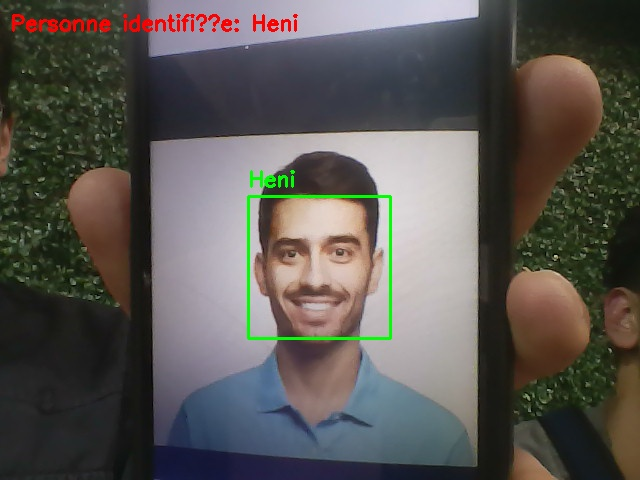
#> input picture dataset/connu/Hassen.jpg, 640 x 480 px; its folder holds only this picture in this run
$ python features.py
#> lines starting #> are read from the running program, lines starting #| are printed output that depends on the picture
#> in process_known_faces, image is the input picture: shape (480, 640, 3); mean B, G, R 82.5, 86.6, 89.9
"""
Module d'extraction de caractéristiques faciales avec OpenCV

Ce module fournit des fonctions pour extraire, comparer et stocker les caractéristiques
faciales en utilisant OpenCV comme solution alternative à face_recognition.
"""

import cv2
import numpy as np
import os
import pickle

def extract_features_opencv(image):
    """
    Extrait les caractéristiques faciales d'une image en utilisant OpenCV.

    Args:
        image: Image au format OpenCV (BGR)

    Returns:
        Un vecteur de caractéristiques ou None si aucun visage n'est détecté
    """
    # Convertir en niveaux de gris
    gray = cv2.cvtColor(image, cv2.COLOR_BGR2GRAY)
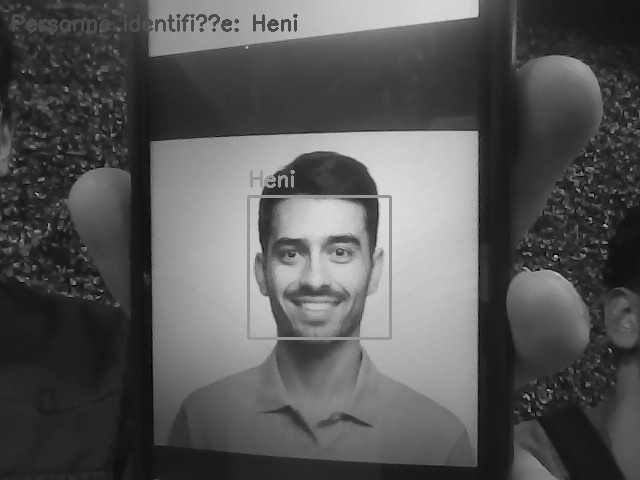
#> gray: shape (480, 640); min 1, max 221, mean 87.1

    # Utiliser le détecteur de visage Haar Cascade
    face_cascade = cv2.CascadeClassifier(cv2.data.haarcascades + 'haarcascade_frontalface_default.xml')
    faces = face_cascade.detectMultiScale(gray, 1.3, 5)
#> faces = [[247, 195, 144, 144]]

    # Si aucun visage n'est détecté, retourner None
    if len(faces) == 0:
        return None

    # Prendre le premier visage détecté (le plus grand)
    x, y, w, h = sorted(faces, key=lambda x: x[2]*x[3], reverse=True)[0]
#> x = 247; y = 195; w = 144; h = 144

    # Extraire la région du visage
    face_roi = gray[y:y+h, x:x+w]
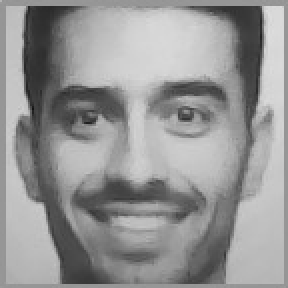
#> face_roi: shape (144, 144) (shown 2 times larger); min 19, max 221, mean 149

    # Redimensionner à une taille fixe
    face_roi = cv2.resize(face_roi, (100, 100))
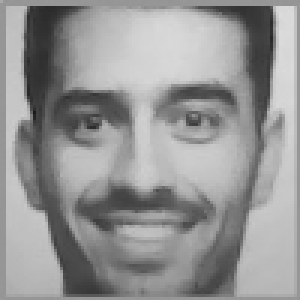
#> face_roi: shape (100, 100) (shown 3 times larger); min 26, max 220, mean 148.9

    # Normaliser les valeurs des pixels
    face_roi = face_roi / 255.0

    # Aplatir l'image pour obtenir un vecteur de caractéristiques
    features = face_roi.flatten()
#> features = 10000 values, max 0.863 at index 1193, min 0.102 at index 3711, mean 0.584

    return features

# [23 lines left out: function compare_features, not called in this run]

def save_face_features(name, features):
    """
    Enregistre les caractéristiques d'un visage dans un fichier.

    Args:
        name: Nom de la personne
        features: Vecteur de caractéristiques
    """
    # Créer le répertoire des caractéristiques s'il n'existe pas
    features_dir = os.path.join('dataset', 'features')
    if not os.path.exists(features_dir):
        os.makedirs(features_dir)

    # Enregistrer les caractéristiques dans un fichier
    features_path = os.path.join(features_dir, f"{name}.pkl")
    with open(features_path, 'wb') as f:
        pickle.dump(features, f)

    print(f"Caractéristiques enregistrées pour {name}")

# [27 lines left out: function load_face_features, not called in this run]

def process_known_faces():
    """
    Traite les visages connus pour extraire leurs caractéristiques.
    """
    known_faces_dir = os.path.join('dataset', 'connu')

    if not os.path.exists(known_faces_dir):
        os.makedirs(known_faces_dir)
        return

    for file in os.listdir(known_faces_dir):
        if file.endswith(('.jpg', '.jpeg', '.png')):
            name = os.path.splitext(file)[0]
            image_path = os.path.join(known_faces_dir, file)

            try:
                # Charger l'image
                image = cv2.imread(image_path)

                # Extraire les caractéristiques
                features = extract_features_opencv(image)

                if features is not None:
                    # Enregistrer les caractéristiques
                    save_face_features(name, features)
                else:
                    print(f"Aucun visage détecté dans l'image de {name}")
            except Exception as e:
                print(f"Erreur lors du traitement de l'image de {name}: {e}")

# [34 lines left out: function identify_person, not called in this run]

# Si ce script est exécuté directement, traiter les visages connus
if __name__ == "__main__":
    process_known_faces()

$ run again, on dataset/connu/amine.jpg
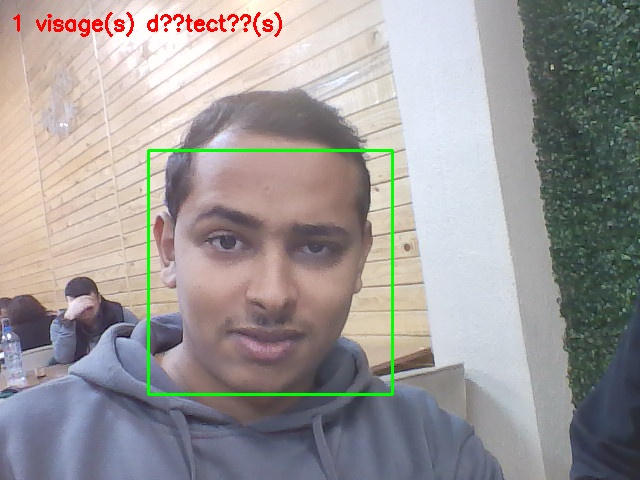
#> input picture dataset/connu/amine.jpg, 640 x 480 px
#> in process_known_faces, image is the input picture: shape (480, 640, 3); mean B, G, R 152.1, 152.9, 157
#> in extract_features_opencv, `gray = cv2.cvtColor(image, cv2.COLOR_BGR2GRAY)`:
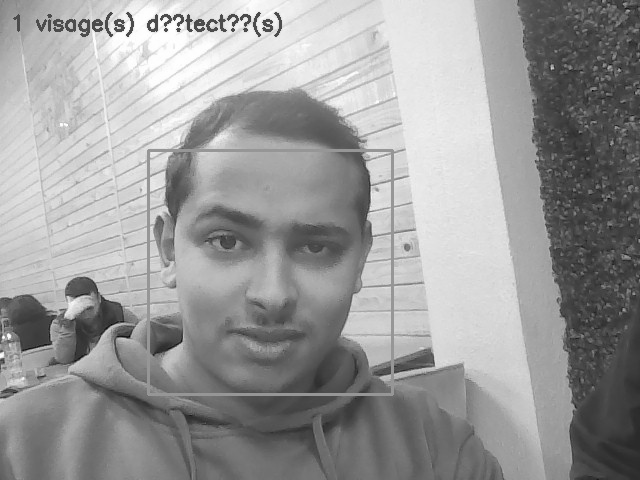
#> gray: shape (480, 640); min 2, max 255, mean 154.1
#> faces = [[147, 149, 247, 247]]
#> x = 147; y = 149; w = 247
#> in extract_features_opencv, `face_roi = cv2.resize(face_roi, (100, 100))`:
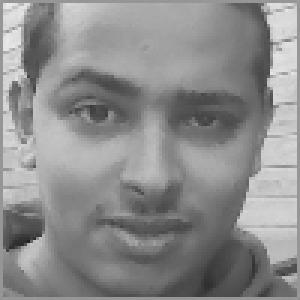
#> face_roi: shape (100, 100) (shown 3 times larger); min 34, max 234, mean 140.3
#> in extract_features_opencv, `features = face_roi.flatten()`: features = 10000 values, max 0.918 at index 102, min 0.133 at index 8009, mean 0.55

$ run again, on dataset/connu/bilel.jpg
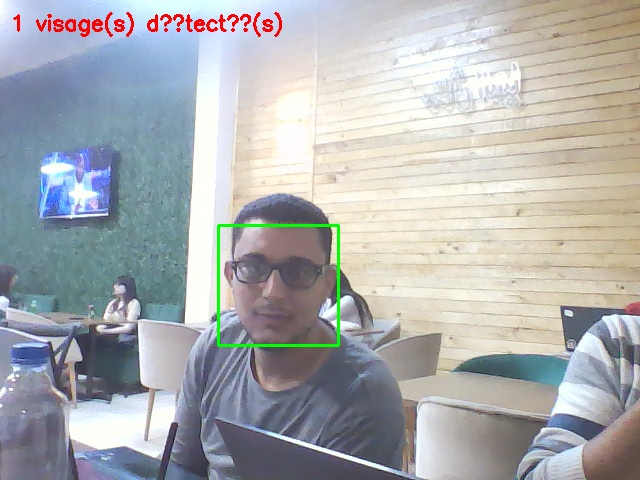
#> input picture dataset/connu/bilel.jpg, 640 x 480 px
#> in process_known_faces, image is the input picture: shape (480, 640, 3); mean B, G, R 176.5, 174.8, 172.5
#> in extract_features_opencv, `gray = cv2.cvtColor(image, cv2.COLOR_BGR2GRAY)`:
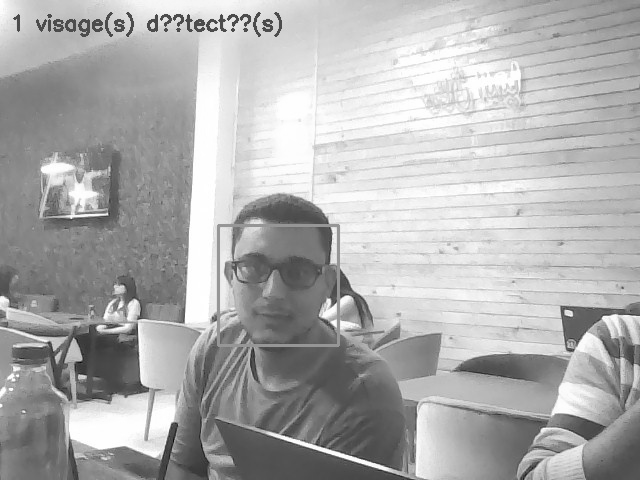
#> gray: shape (480, 640); min 6, max 255, mean 174.3
#> faces = [[215, 222, 128, 128]]
#> x = 215; y = 222; w = 128
#> in extract_features_opencv, `face_roi = cv2.resize(face_roi, (100, 100))`:
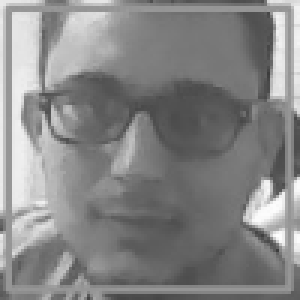
#> face_roi: shape (100, 100) (shown 3 times larger); min 60, max 254, mean 134.2
#> in extract_features_opencv, `features = face_roi.flatten()`: features = 10000 values, max 0.996 at index 7892, min 0.235 at index 2489, mean 0.526

$ run again, on dataset/connu/Heni.jpg
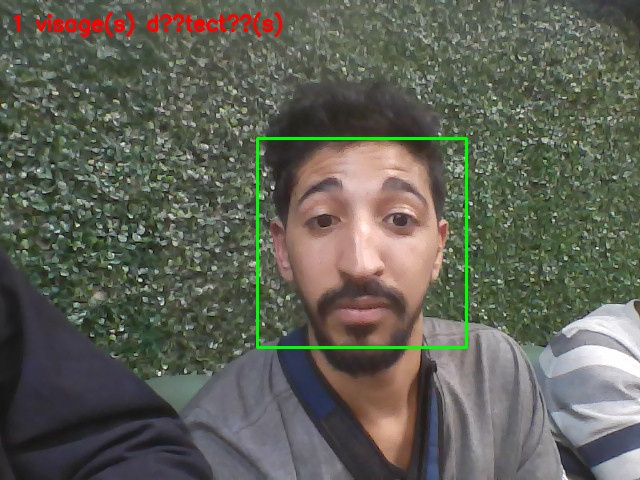
#> input picture dataset/connu/Heni.jpg, 640 x 480 px
#> in process_known_faces, image is the input picture: shape (480, 640, 3); mean B, G, R 86.2, 97, 95.6
#> in extract_features_opencv, `gray = cv2.cvtColor(image, cv2.COLOR_BGR2GRAY)`:
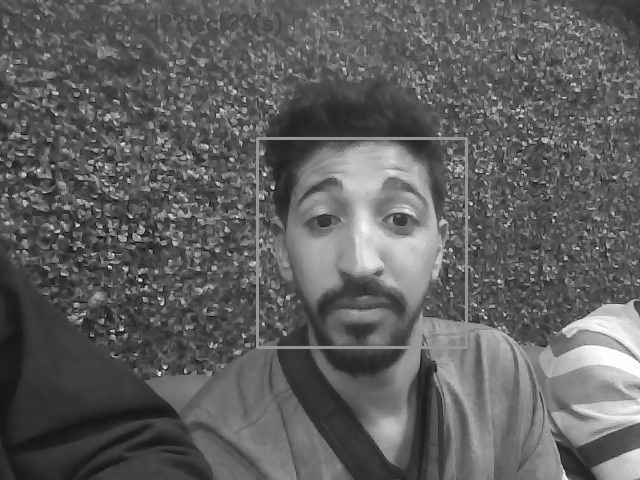
#> gray: shape (480, 640); min 5, max 255, mean 95.3
#> faces = [[258, 140, 204, 204]]
#> x = 258; y = 140; w = 204
#> in extract_features_opencv, `face_roi = cv2.resize(face_roi, (100, 100))`:
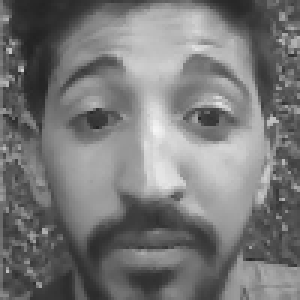
#> face_roi: shape (100, 100) (shown 3 times larger); min 34, max 245, mean 119.6
#> in extract_features_opencv, `features = face_roi.flatten()`: features = 10000 values, max 0.961 at index 4351, min 0.133 at index 1211, mean 0.469

$ run again, on dataset/connu/Sami.jpg
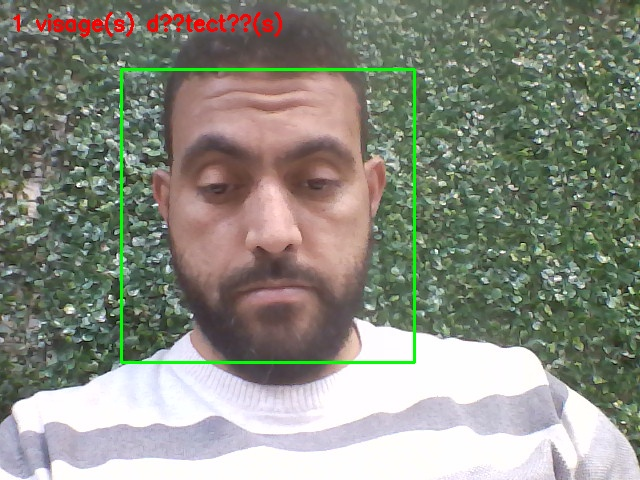
#> input picture dataset/connu/Sami.jpg, 640 x 480 px
#> in process_known_faces, image is the input picture: shape (480, 640, 3); mean B, G, R 128.6, 140, 137.9
#> in extract_features_opencv, `gray = cv2.cvtColor(image, cv2.COLOR_BGR2GRAY)`:
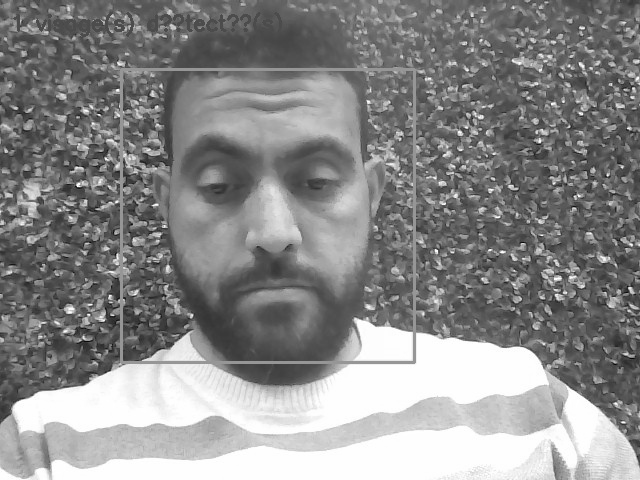
#> gray: shape (480, 640); min 2, max 255, mean 138.1
#> faces = [[125, 72, 285, 285]]
#> x = 125; y = 72; w = 285
#> in extract_features_opencv, `face_roi = cv2.resize(face_roi, (100, 100))`:
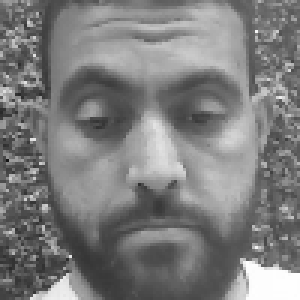
#> face_roi: shape (100, 100) (shown 3 times larger); min 21, max 254, mean 124.9
#> in extract_features_opencv, `features = face_roi.flatten()`: features = 10000 values, max 0.996 at index 8782, min 0.0824 at index 5302, mean 0.49
